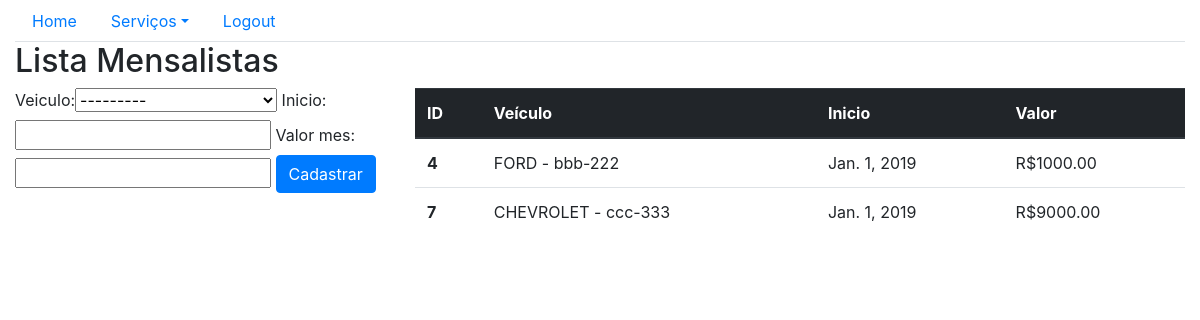
Screenshot of /sistema/mensalistas with the database file from the repository.
### core/models.py (models this page shows, shortened)
class Mensalista(models.Model):
    veiculo = models.ForeignKey(Veiculo, on_delete=models.CASCADE)
    inicio = models.DateField()
    valor_mes = models.DecimalField(max_digits=6,decimal_places=2)

class Veiculo(models.Model):
    marca = models.ForeignKey(Marca,  on_delete = models.CASCADE)
    proprietario = models.ForeignKey(Pessoa,  on_delete = models.CASCADE)
    placa = models.CharField(max_length=7)
    cor = models.CharField(max_length=15)
    observacoes = models.TextField()
    def __str__(self):
        return self.marca.nome + ' - ' + self.placa

class Marca(models.Model):
    nome = models.CharField(max_length=50)

### core/views.py (the view)
# urls.py: path('mensalistas', mensalistas_lista, name='core_mensalistas_lista'),
def mensalistas_lista(request):
    lista = Mensalista.objects.all() #efetua a busca no banco de todos os objetos dessa classe
    form = MensalistaForm()
    data  = {'mensalistas':lista , 'form': form}
    return render(request, 'core/mensalista_lista.html', data)

### core/form.py
class MensalistaForm(ModelForm):
    class Meta:
        model = Mensalista
        fields = '__all__'

### core/templates/core/mensalista_lista.html (shortened to what this page needs)
{% extends 'base.html' %}
{% load bootstrap %}
{%block menu%}
    <ul class="nav nav-tabs">
        <li class="nav-item">
            <a class="nav-link" href="{% url 'core_home' %}">Home</a>
        </li>
        <li class="nav-item dropdown">
            <a class="nav-link dropdown-toggle" data-toggle="dropdown" href="#" role="button" aria-haspopup="true" aria-expanded="false">Serviços</a>
        </li>
        <li class="nav-item">
            <a class="nav-link" href="">Logout</a>
        </li>
    </ul>
{%endblock%}
{% block main %}
    <div class="row">
        <div class="col" >
            <h2>Lista Mensalistas</h2>
        </div>
    </div>
    <div class="row">
        <div class="col-4">
            <form action="{% url 'core_mensalistas_novo' %}" method="POST">
                {{ form|bootstrap }}
                <button type="submit" class="btn btn-primary">Cadastrar</button>
            </form>
        </div>
        <div class="col-8">
            <table class="table table-hover">
                    <thead class="thead-dark">
                        <tr>
                            <th scope="col">ID</th>
                            <th scope="col">Veículo</th>
                            <th scope="col">Inicio</th>
                            <th scope="col">Valor</th>
                        </tr>
                    </thead>
                    <tbody>
                        {% for cliente in mensalistas %}
                        <tr onclick="location.href = '{% url 'core_mensalistas_update' cliente.id%}';">
                            <th scope="row">{{cliente.id}}</th>
                            <td>{{cliente.veiculo}}</td>
                            <td>{{cliente.inicio}}</td>
                            <td>R${{cliente.valor_mes}}</td>
                        </tr>
                        {% endfor %}
                    </tbody>
                </table>
        </div>
{% endblock %}

### rows the page displays
Mensalista: id "4", veiculo "FORD - bbb-222", inicio "Jan. 1, 2019", valor_mes "1000.00"
Mensalista: id "7", veiculo "CHEVROLET - ccc-333", inicio "Jan. 1, 2019", valor_mes "9000.00"
